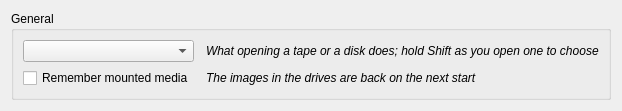
       <widget class="QWidget" name="tab_7">
        <layout class="QVBoxLayout" name="verticalLayout_29">
         <item>
          <widget class="QGroupBox" name="gbMediaGeneric">
           <property name="title">
            <string>General</string>
           </property>
           <layout class="QGridLayout" name="gridLayout_media" columnstretch="0,1">
            <property name="horizontalSpacing">
             <number>12</number>
            </property>
            <item row="0" column="1">
             <widget class="QLabel" name="labAutorunHint">
              <property name="font">
               <font>
                <italic>true</italic>
               </font>
              </property>
              <property name="text">
               <string>What opening a tape or a disk does; hold Shift as you open one to choose</string>
              </property>
             </widget>
            </item>
            <item row="1" column="1">
             <widget class="QLabel" name="labMempathsHint">
              <property name="font">
               <font>
                <italic>true</italic>
               </font>
              </property>
              <property name="text">
               <string>The images in the drives are back on the next start</string>
              </property>
             </widget>
            </item>
            <item row="0" column="0">
             <widget class="QComboBox" name="cbAutorun">
              <property name="toolTip">
               <string>Run resets the machine and starts a tape or a disk,
the way a snapshot starts itself</string>
              </property>
             </widget>
            </item>
            <item row="1" column="0">
             <widget class="QCheckBox" name="mempaths">
              <property name="toolTip">
               <string>Mount the same media again on the next start</string>
              </property>
              <property name="text">
               <string>Remember mounted media</string>
              </property>
             </widget>
            </item>
           </layout>
          </widget>
         </item>
        </layout>
       </widget>
